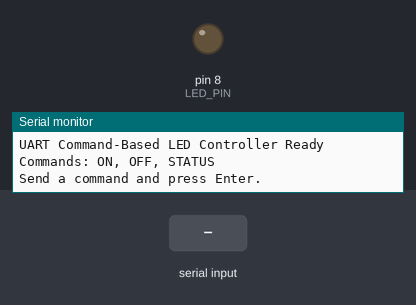
Bench run of a sketch on a simulated Arduino Uno, built with avr-gcc and run on an emulated ATmega328P. Shown: output pins drawn as LEDs (lit = HIGH), the last lines printed to the serial monitor. The inputs (shaded band) are chosen by the test bench.

Above: at 1.2 s.
1.3 s: "ON\n" received over Serial
At 2.5 s:
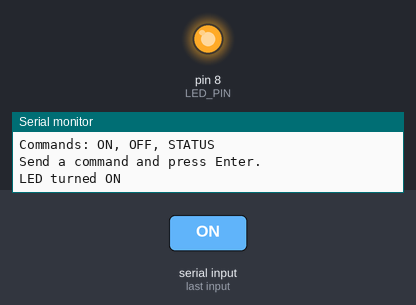
2.8 s: "OFF\n" received over Serial
At 3.7 s:
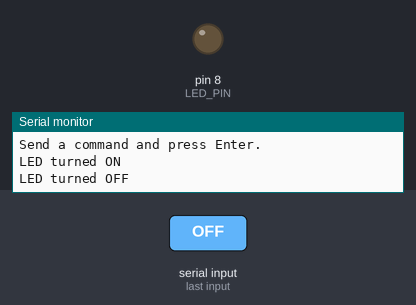
Timing chart, 0 to 5.8 s (numbered marks = the images above; inputs shaded):
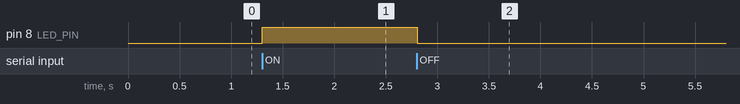

The sketch:

uart_command_led_controller.ino
```cpp
const int LED_PIN = 8;
String commandBuffer = "";

void setup()
{
  pinMode(LED_PIN, OUTPUT);
  digitalWrite(LED_PIN, LOW);

  Serial.begin(9600);

  Serial.println("UART Command-Based LED Controller Ready");
  Serial.println("Commands: ON, OFF, STATUS");
  Serial.println("Send a command and press Enter.");
}

void processCommand(String command)
{
  command.trim();
  command.toUpperCase();

  if (command.length() == 0)
  {
    return;
  }

  if (command == "ON")
  {
    digitalWrite(LED_PIN, HIGH);
    Serial.println("LED turned ON");
  }
  else if (command == "OFF")
  {
    digitalWrite(LED_PIN, LOW);
    Serial.println("LED turned OFF");
  }
  else if (command == "STATUS")
  {
    if (digitalRead(LED_PIN) == HIGH)
    {
      Serial.println("LED STATUS: ON");
    }
    else
    {
      Serial.println("LED STATUS: OFF");
    }
  }
  else
  {
    Serial.print("ERROR: Invalid command: ");
    Serial.println(command);
    Serial.println("Valid commands: ON, OFF, STATUS");
  }
}

void loop()
{
  while (Serial.available() > 0)
  {
    char incomingChar = Serial.read();

    // Supports Newline, Carriage Return, or Both
    if (incomingChar == '\n' || incomingChar == '\r')
    {
      processCommand(commandBuffer);
      commandBuffer = "";
    }
    else
    {
      commandBuffer += incomingChar;

      if (commandBuffer.length() > 40)
      {
        commandBuffer = "";
        Serial.println("ERROR: Command too long");
      }
    }
  }
}
```

Measured:
- after the input at 1.3 s, pin 8 (LED_PIN): LOW → HIGH at once
- after the input at 2.8 s, pin 8 (LED_PIN): HIGH → LOW at once
